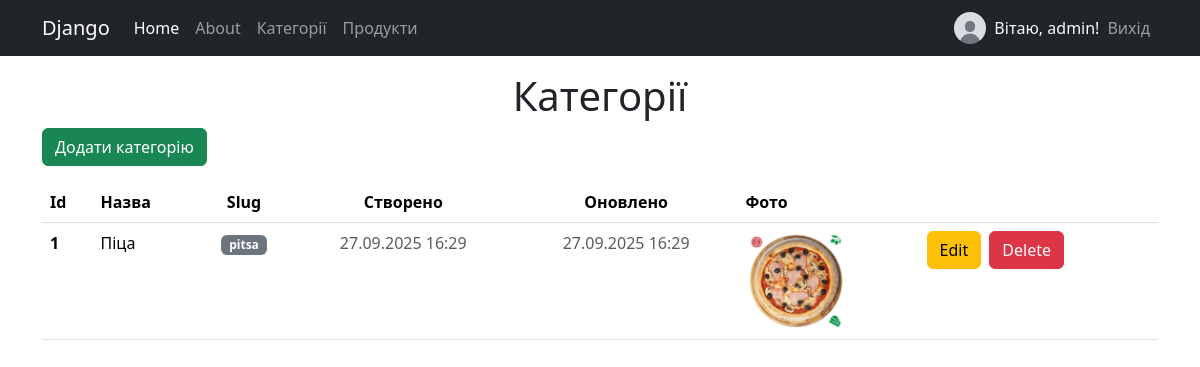
Screenshot of /categories/ (signed in) with the database file from the repository.
### users/models.py (models this page shows, shortened)
class CustomUser(AbstractUser):
    image_small = models.ImageField(upload_to='avatars/', null=True, blank=True)
    image_medium = models.ImageField(upload_to='avatars/', null=True, blank=True)
    image_large = models.ImageField(upload_to='avatars/', null=True, blank=True)
    email = models.EmailField(unique=True)
    first_name = models.CharField(max_length=100)
    last_name = models.CharField(max_length=100)

### categories/models.py (models this page shows, shortened)
class Category(BaseEntity):
    name = models.CharField(max_length=250, default="", blank=False)
    image = models.ImageField(upload_to="images/", null=True, blank=True)
    slug = models.SlugField(max_length=250, unique=True, default="")

### categories/views.py (the view)
# urls.py: path('', views.show_categories, name='show_categories'),
def show_categories(request):
    categories = Category.objects.all()
    return render(request, 'categories.html', {'categories': categories})

### categories/templates/categories.html (shortened to what this page needs)
{% extends "layout.html" %} {% block content %}
<h1 class="text-center">Категорії</h1>
<a href="{% url 'categories:add_category' %}" class="btn btn-success mb-3"
  >Додати категорію</a
>
<table class="table">
  <thead>
    <tr>
      <th scope="col">Id</th>
      <th scope="col">Назва</th>
      <th class="text-center" scope="col">Slug</th>
      <th class="text-center" scope="col">Створено</th>
      <th class="text-center" scope="col">Оновлено</th>
      <th scope="col">Фото</th>
      <th scope="col"></th>
    </tr>
  </thead>
  <tbody>
    {% for category in categories %}
    <tr>
      <th scope="row">{{ category.id }}</th>
      <td>{{ category.name }}</td>
      <td class="text-center">
        <span class="badge bg-secondary">{{ category.slug }}</span>
      </td>
      <td class="text-muted text-center">
        {{ category.created_at|date:"d.m.Y H:i" }}
      </td>
      <td class="text-muted text-center">
        {{ category.updated_at|date:"d.m.Y H:i" }}
      </td>
      <td>
        <img
          src="{{ category.image.url }}"
          alt="{{ category.name }}"
          width="100"
        />
      </td>
      <td>
        <a
          href="{% url 'categories:edit_category' category.id %}"
          class="btn btn-warning me-1"
          >Edit</a
        >
        <a
          href="{% url 'categories:delete_category' category.id %}"
          class="btn btn-danger"
          >Delete</a
        >
      </td>
    </tr>
      {% endfor %}
  </tbody>
</table>
{% endblock %}

### templates/layout.html (shortened to what this page needs)
{% load static %}
<!DOCTYPE html>
<html lang="en">
<head>
    <link href="https://cdn.jsdelivr.net/npm/bootstrap@5.3.8/dist/css/bootstrap.min.css" rel="stylesheet">
    <link href="https://unpkg.com/filepond/dist/filepond.css" rel="stylesheet">
    <link href="https://unpkg.com/filepond-plugin-image-preview/dist/filepond-plugin-image-preview.css" rel="stylesheet">
    <link rel="stylesheet" href="{% static 'style.css' %}">
</head>
<body>
    <header>
        <nav class="navbar navbar-expand-md navbar-dark fixed-top bg-dark">
            <div class="container">
                <a class="navbar-brand" href="/">Django</a>
                <div class="collapse navbar-collapse" id="navbarCollapse">
                    <ul class="navbar-nav me-auto mb-2 mb-md-0">
                        <li class="nav-item">
                            <a class="nav-link active" aria-current="page" href="/">Home</a>
                        </li>
                        <li class="nav-item">
                            <a class="nav-link" href="/about">About</a>
                        </li>
                        <li class="nav-item">
                            <a class="nav-link" href="/categories">Категорії</a>
                        </li>
                        <li class="nav-item">
                            <a class="nav-link" href="/products">Продукти</a>
                        </li>
                    </ul>
                    <ul class="navbar-nav align-items-center">
                        {% if user.is_authenticated %}
                            <li class="nav-item d-flex align-items-center">
                                {% if user.image_small %}
                                    <img src="{{ user.image_small.url }}"
                                        alt="avatar"
                                        class="rounded-circle me-2"
                                        width="32" height="32">
                                {% else %}
                                    <img src="{% static 'images/default-avatar.jpg' %}"
                                        alt="avatar"
                                        class="rounded-circle me-2"
                                        width="32" height="32">
                                {% endif %}
                                <span class="navbar-text text-light">
                                    Вітаю, {{ user.first_name|default:user.username }}!
                                </span>
                            </li>
                            <li class="nav-item">
                                <a class="nav-link" href="{% url 'users:logout' %}">Вихід</a>
                            </li>
                        {% endif %}
                    </ul>
                </div>
            </div>
        </nav>
    </header>
    <div class="container mt-5 pt-4">
        {% block content %}
        {% endblock %}
    </div>
</body>
</html>

### static/style.css (style rules this page uses)
body { margin-top: 3rem; }

### rows the page displays
CustomUser: first_name "admin"
Category: id "1", name "Піца", slug "pitsa", created_at "27.09.2025 16:29", updated_at "27.09.2025 16:29", image (picture)
